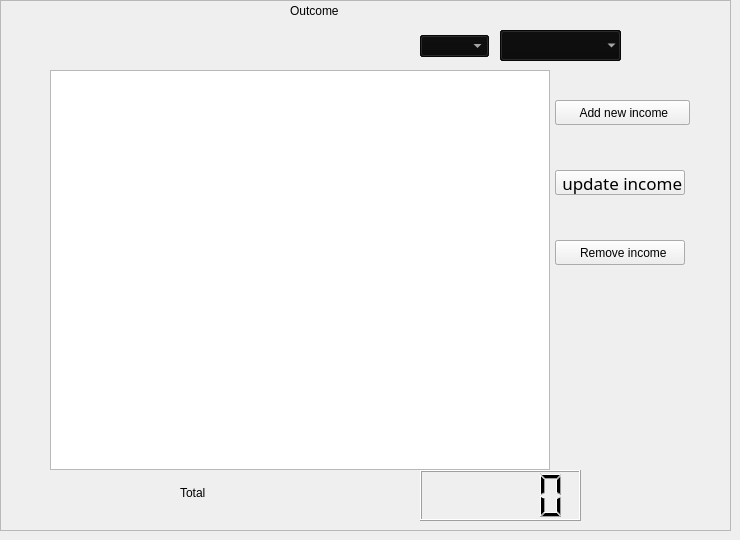
     <widget class="QWidget" name="incomeoutcomepage">
      <widget class="QFrame" name="frame_2">
       <property name="geometry">
        <rect>
         <x>0</x>
         <y>0</y>
         <width>731</width>
         <height>531</height>
        </rect>
       </property>
       <property name="frameShape">
        <enum>QFrame::StyledPanel</enum>
       </property>
       <property name="frameShadow">
        <enum>QFrame::Raised</enum>
       </property>
       <widget class="QLabel" name="headTitle">
        <property name="geometry">
         <rect>
          <x>290</x>
          <y>0</y>
          <width>105</width>
          <height>21</height>
         </rect>
        </property>
        <property name="styleSheet">
         <string notr="true">font: 24pt &quot; Monotype Corsiva&quot;;</string>
        </property>
        <property name="text">
         <string>Outcome</string>
        </property>
       </widget>
       <widget class="QTableWidget" name="Table">
        <property name="geometry">
         <rect>
          <x>50</x>
          <y>70</y>
          <width>500</width>
          <height>400</height>
         </rect>
        </property>
        <property name="styleSheet">
         <string notr="true">gridline-color: rgb(255, 255, 255);
font: 13pt &quot; Monotype Corsiva&quot;;
color: rgb(255, 255, 255);</string>
        </property>
        <property name="frameShadow">
         <enum>QFrame::Sunken</enum>
        </property>
        <property name="editTriggers">
         <set>QAbstractItemView::NoEditTriggers</set>
        </property>
        <property name="selectionBehavior">
         <enum>QAbstractItemView::SelectRows</enum>
        </property>
        <property name="sortingEnabled">
         <bool>false</bool>
        </property>
        <property name="columnCount">
         <number>0</number>
        </property>
        <attribute name="horizontalHeaderCascadingSectionResizes">
         <bool>true</bool>
        </attribute>
        <attribute name="horizontalHeaderDefaultSectionSize">
         <number>120</number>
        </attribute>
        <attribute name="horizontalHeaderStretchLastSection">
         <bool>true</bool>
        </attribute>
        <attribute name="verticalHeaderVisible">
         <bool>false</bool>
        </attribute>
       </widget>
       <widget class="QPushButton" name="AddOutcome">
        <property name="geometry">
         <rect>
          <x>555</x>
          <y>100</y>
          <width>135</width>
          <height>25</height>
         </rect>
        </property>
        <property name="styleSheet">
         <string notr="true">font: 13pt &quot; Monotype Corsiva&quot;;</string>
        </property>
        <property name="text">
         <string> Add new outcome</string>
        </property>
        <property name="icon">
         <iconset resource="Resources.qrc">
          <normaloff>:/Icons/Icons/plus-16.ico</normaloff>:/Icons/Icons/plus-16.ico</iconset>
        </property>
        <property name="checkable">
         <bool>false</bool>
        </property>
        <property name="flat">
         <bool>false</bool>
        </property>
       </widget>
       <widget class="QPushButton" name="RemoveOutcome">
        <property name="geometry">
         <rect>
          <x>555</x>
          <y>240</y>
          <width>130</width>
          <height>25</height>
         </rect>
        </property>
        <property name="styleSheet">
         <string notr="true">font: 13pt &quot; Monotype Corsiva&quot;;</string>
        </property>
        <property name="text">
         <string>  Remove outcome</string>
        </property>
        <property name="icon">
         <iconset resource="Resources.qrc">
          <normaloff>:/Icons/Icons/minus-16.ico</normaloff>:/Icons/Icons/minus-16.ico</iconset>
        </property>
       </widget>
       <widget class="QPushButton" name="UpdateOutcome">
        <property name="geometry">
         <rect>
          <x>555</x>
          <y>170</y>
          <width>130</width>
          <height>25</height>
         </rect>
        </property>
        <property name="font">
         <font>
          <family> Monotype Corsiva</family>
          <pointsize>13</pointsize>
          <weight>50</weight>
          <italic>false</italic>
          <bold>false</bold>
         </font>
        </property>
        <property name="styleSheet">
         <string notr="true">font: 13pt &quot; Monotype Corsiva&quot;;</string>
        </property>
        <property name="text">
         <string> update outcome</string>
        </property>
        <property name="icon">
         <iconset resource="Resources.qrc">
          <normaloff>:/Icons/Icons/available-updates-16.ico</normaloff>:/Icons/Icons/available-updates-16.ico</iconset>
        </property>
       </widget>
       <widget class="QLabel" name="ErrorMessage">
        <property name="geometry">
         <rect>
          <x>550</x>
          <y>350</y>
          <width>251</width>
          <height>91</height>
         </rect>
        </property>
        <property name="styleSheet">
         <string notr="true">font: 15pt &quot; Monotype Corsiva&quot;;
color: rgb(255, 255, 255);</string>
        </property>
        <property name="text">
         <string/>
        </property>
       </widget>
       <widget class="QPushButton" name="AddIncome">
        <property name="geometry">
         <rect>
          <x>555</x>
          <y>100</y>
          <width>135</width>
          <height>25</height>
         </rect>
        </property>
        <property name="styleSheet">
         <string notr="true">font: 13pt &quot; Monotype Corsiva&quot;;</string>
        </property>
        <property name="text">
         <string> Add new income</string>
        </property>
        <property name="icon">
         <iconset resource="Resources.qrc">
          <normaloff>:/Icons/Icons/plus-16.ico</normaloff>:/Icons/Icons/plus-16.ico</iconset>
        </property>
        <property name="checkable">
         <bool>false</bool>
        </property>
        <property name="flat">
         <bool>false</bool>
        </property>
       </widget>
       <widget class="QPushButton" name="UpdateIncome">
        <property name="geometry">
         <rect>
          <x>555</x>
          <y>170</y>
          <width>130</width>
          <height>25</height>
         </rect>
        </property>
        <property name="font">
         <font>
          <family> Monotype Corsiva</family>
          <pointsize>13</pointsize>
          <weight>50</weight>
          <italic>false</italic>
          <bold>false</bold>
         </font>
        </property>
        <property name="styleSheet">
         <string notr="true">font: 13pt &quot; Monotype Corsiva&quot;;</string>
        </property>
        <property name="text">
         <string> update income</string>
        </property>
        <property name="icon">
         <iconset resource="Resources.qrc">
          <normaloff>:/Icons/Icons/available-updates-16.ico</normaloff>:/Icons/Icons/available-updates-16.ico</iconset>
        </property>
       </widget>
       <widget class="QPushButton" name="RemoveIncome">
        <property name="geometry">
         <rect>
          <x>555</x>
          <y>240</y>
          <width>130</width>
          <height>25</height>
         </rect>
        </property>
        <property name="styleSheet">
         <string notr="true">font: 13pt &quot; Monotype Corsiva&quot;;</string>
        </property>
        <property name="text">
         <string>  Remove income</string>
        </property>
        <property name="icon">
         <iconset resource="Resources.qrc">
          <normaloff>:/Icons/Icons/minus-16.ico</normaloff>:/Icons/Icons/minus-16.ico</iconset>
        </property>
       </widget>
       <widget class="QComboBox" name="OutcomeMonths">
        <property name="geometry">
         <rect>
          <x>500</x>
          <y>30</y>
          <width>121</width>
          <height>31</height>
         </rect>
        </property>
        <property name="styleSheet">
         <string notr="true">color: rgb(255,255, 255);
background-color: rgb(10, 10, 10);
font: 14pt &quot; Monotype Corsiva&quot;;</string>
        </property>
        <property name="maxVisibleItems">
         <number>13</number>
        </property>
        <property name="frame">
         <bool>false</bool>
        </property>
       </widget>
       <widget class="QComboBox" name="IncomeMonths">
        <property name="geometry">
         <rect>
          <x>500</x>
          <y>30</y>
          <width>121</width>
          <height>31</height>
         </rect>
        </property>
        <property name="styleSheet">
         <string notr="true">color: rgb(255,255, 255);
background-color: rgb(10, 10, 10);
font: 14pt &quot; Monotype Corsiva&quot;;</string>
        </property>
        <property name="maxVisibleItems">
         <number>13</number>
        </property>
        <property name="frame">
         <bool>false</bool>
        </property>
       </widget>
       <widget class="QLCDNumber" name="Balance">
        <property name="geometry">
         <rect>
          <x>420</x>
          <y>470</y>
          <width>161</width>
          <height>51</height>
         </rect>
        </property>
        <property name="styleSheet">
         <string notr="true"/>
        </property>
       </widget>
       <widget class="QLabel" name="total">
        <property name="geometry">
         <rect>
          <x>180</x>
          <y>470</y>
          <width>241</width>
          <height>45</height>
         </rect>
        </property>
        <property name="styleSheet">
         <string notr="true">font: 32pt &quot; Monotype Corsiva&quot;;</string>
        </property>
        <property name="text">
         <string>Total</string>
        </property>
       </widget>
       <widget class="QComboBox" name="IncomeYear">
        <property name="geometry">
         <rect>
          <x>420</x>
          <y>35</y>
          <width>69</width>
          <height>22</height>
         </rect>
        </property>
        <property name="styleSheet">
         <string notr="true">color: rgb(255,255, 255);
background-color: rgb(10, 10, 10);
font: 14pt &quot; Monotype Corsiva&quot;;</string>
        </property>
       </widget>
       <widget class="QComboBox" name="OutcomeYear">
        <property name="geometry">
         <rect>
          <x>420</x>
          <y>35</y>
          <width>69</width>
          <height>22</height>
         </rect>
        </property>
        <property name="styleSheet">
         <string notr="true">color: rgb(255,255, 255);
background-color: rgb(10, 10, 10);
font: 14pt &quot; Monotype Corsiva&quot;;</string>
        </property>
       </widget>
      </widget>
     </widget>
